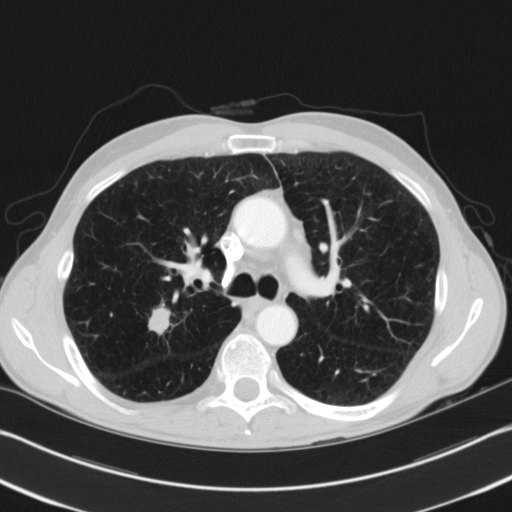
#> input picture lung_img.jpg, 512 x 512 px
$ jupyter execute Untitled.ipynb   (older library calls are emulated)
#> lines starting #> are read from the running program, lines starting #| are printed output that depends on the picture; after the words box and inside, x2 and y2 are one past the last pixel; in counts of white or black regions, pixels touching at a corner belong together
[cell 1]
import cv2
import matplotlib.pyplot as plt
import numpy as np
import time

[cell 2]
img=cv2.imread('lung_img.jpg',0)
#> img is the input picture: shape (512, 512); min 20, max 255, mean 82.5
cv2.imshow("Lung Image",img)
cv2.waitKey()

[cell 3]
th,ostu_img = cv2.threshold(img,0,255,cv2.THRESH_BINARY+cv2.THRESH_OTSU)
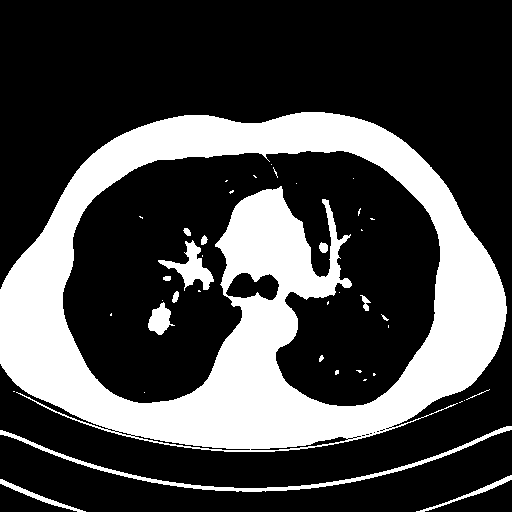
#> ostu_img: shape (512, 512); 28.1% white; 41 white regions (26 under 20 px), largest, box (x1, y1, x2, y2) and area: (0, 112, 507, 452) 68924, (0, 426, 512, 492) 2070, (158, 240, 214, 291) 980
#> th = 118

[cell 4]
cv2.imshow("Ostu Segmentation",ostu_img)
cv2.waitKey()

[cell 5]
from skimage.segmentation import clear_border
img2=clear_border(ostu_img)
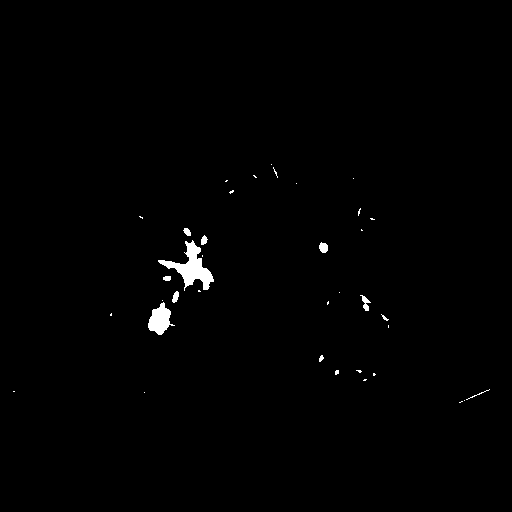
#> img2: shape (512, 512); 0.77% white; 37 white regions (26 under 20 px), largest, box (x1, y1, x2, y2) and area: (158, 240, 214, 291) 980, (148, 302, 175, 335) 495, (319, 242, 328, 253) 76
cv2.imshow("clear_border",img2)
cv2.waitKey()

[cell 6]
img3=255-ostu_img
cv2.imshow("Inverted_image",img3)
cv2.waitKey()

[cell 7]
img4=clear_border(img3)
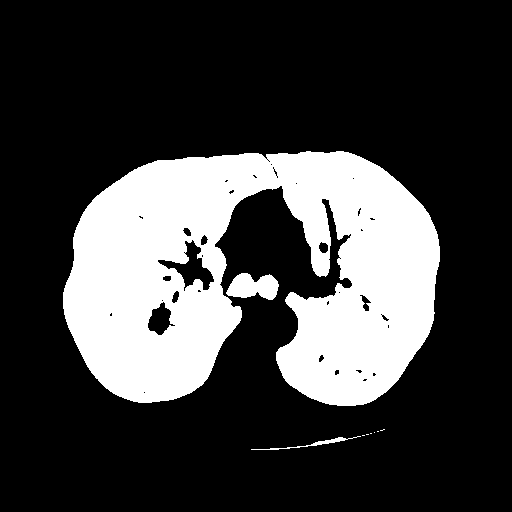
#> img4: shape (512, 512); 24.6% white; 9 white regions (6 under 20 px), largest, box (x1, y1, x2, y2) and area: (63, 151, 440, 406) 63271, (226, 273, 279, 300) 993, (251, 436, 361, 450) 218
cv2.imshow("clear_border1",img4)
cv2.waitKey()

[cell 8]
se_fill=cv2.getStructuringElement(cv2.MORPH_ELLIPSE,(21,21))
img4_fill = cv2.morphologyEx(img4, cv2.MORPH_CLOSE, se_fill)
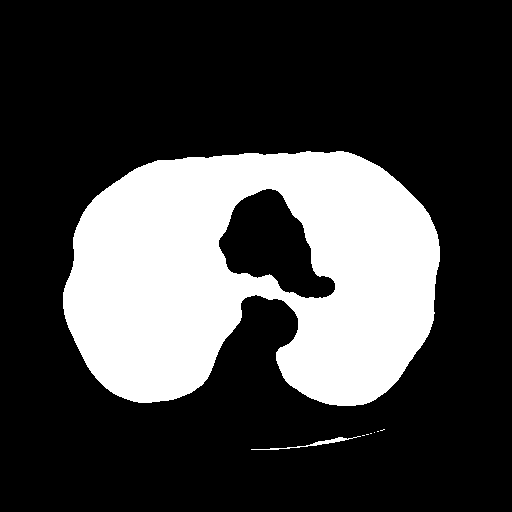
#> img4_fill: shape (512, 512); 25.9% white; 8 white regions (6 under 20 px), largest, box (x1, y1, x2, y2) and area: (63, 151, 440, 406) 67664, (251, 436, 361, 450) 221
cv2.imshow("filled_image",img4_fill)
cv2.waitKey()

[cell 9]
se_open=cv2.getStructuringElement(cv2.MORPH_ELLIPSE,(21,21))
img4_open = cv2.morphologyEx(img4_fill, cv2.MORPH_OPEN, se_open)
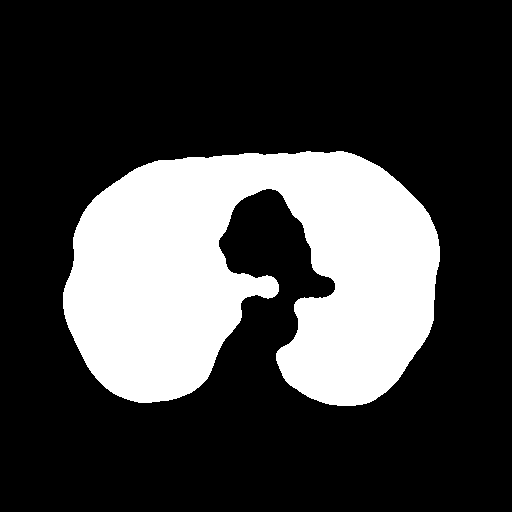
#> img4_open: shape (512, 512); 25.7% white; 1 white region, box (x1, y1, x2, y2) and area: (63, 151, 440, 406) 67340
cv2.imshow("Open_image",img4_open)
cv2.waitKey()

[cell 10]
paren=img & img4_open
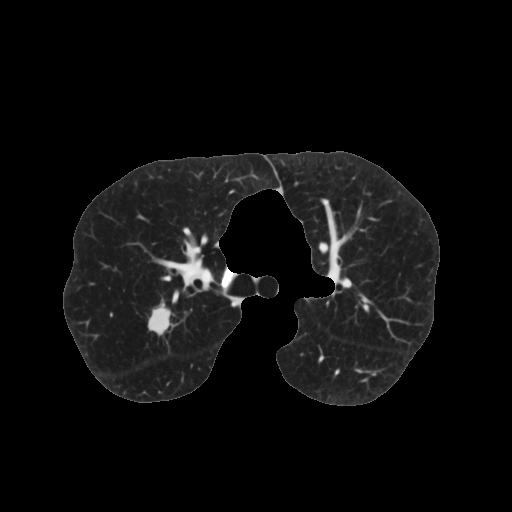
#> paren: shape (512, 512); min 0, max 255, mean 12.8
cv2.imshow("Parenchyma",paren)
cv2.waitKey()

[cell 11]
thos,nod_th = cv2.threshold(paren,100,255,cv2.THRESH_BINARY)
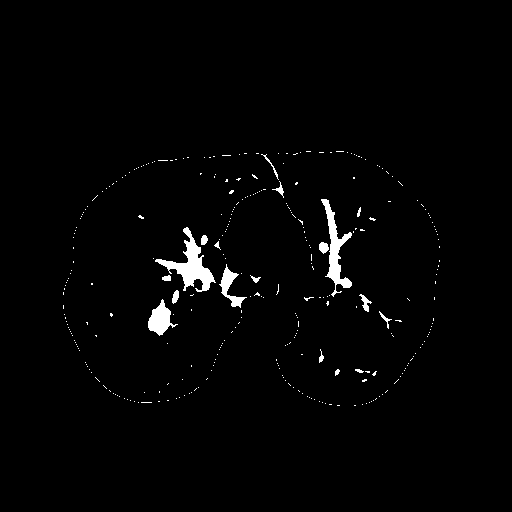
#> nod_th: shape (512, 512); 1.7% white; 321 white regions (303 under 20 px), largest, box (x1, y1, x2, y2) and area: (155, 227, 216, 292) 1202, (321, 199, 352, 297) 943, (148, 299, 178, 336) 537
cv2.imshow("Nodules",nod_th)
cv2.waitKey()

[cell 12]
se_open=cv2.getStructuringElement(cv2.MORPH_ELLIPSE,(3,3))
nodules = cv2.morphologyEx(nod_th, cv2.MORPH_OPEN, se_open)
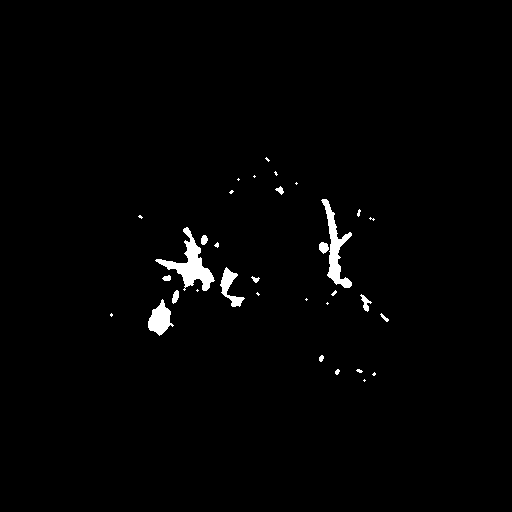
#> nodules: shape (512, 512); 1.4% white; 33 white regions (19 under 20 px), largest, box (x1, y1, x2, y2) and area: (155, 227, 215, 291) 1157, (321, 199, 352, 288) 900, (148, 299, 174, 336) 528
cv2.imshow("Final_Nodules",nodules)
cv2.waitKey()

[cell 13]
nlabels, labels, stats, centroids = cv2.connectedComponentsWithStats(nodules)
#> labels: shape (512, 512) int32; 34 distinct labels, from 0 to 33
#> nlabels = 34; stats = 34 rows, first 6: [0, 0, 512, 512, 258506], [265, 157, 5, 5, 11], [274, 171, 4, 5, 10], [253, 175, 3, 3, 5], [237, 178, 3, 3, 5], [295, 182, 3, 3, 5]; centroids = 34 pairs, first value 111 to 384.1, second value 159 to 380
#nodules_fin = morphology.remove_small_objects(labels, min_size=100, connectivity=2)
cv2.imshow("Final_Nodules",nodules)
cv2.waitKey()

[cell 14]
sizes = stats[1:, -1];
#> sizes = 33 values, max 1157 at index 11, min 5 at index 2, mean 110.2
min_size = 15
nodules1 = np.zeros((labels.shape),dtype='uint8')

[cell 15]
#for every component in the image, you keep it only if it's above min_size
for i in range(0, nlabels-1):
    if sizes[i] >= min_size:
        nodules1[labels == i + 1] = 255
cv2.imshow("Final_Nodules1",nodules1)
cv2.waitKey()
nlabels1, labels1, stats1, centroids1 = cv2.connectedComponentsWithStats(nodules1)
#> labels1: shape (512, 512) int32; 19 distinct labels, from 0 to 18
#> nlabels1 = 19; stats1 = 19 rows, first 6: [0, 0, 512, 512, 258621], [275, 186, 9, 9, 41], [321, 199, 31, 89, 900], [357, 209, 4, 8, 19], [155, 227, 60, 64, 1157], [201, 235, 7, 10, 54]; centroids1 = 19 rows, first 8: [255.7, 255.3], [279.7, 189.9], [335.1, 248.2], [358.4, 212.5], [190.6, 264.9], [203.7, 239.5], [216.5, 244.6], [323.2, 247.1]
#pos1=np.where(stats[3]>10)
#nod1=np.zeros([512,512],dtype='uint8')
all_nod=[]
feat=np.zeros([nlabels1-1,9],dtype='float')
for i in range(1,nlabels1):
    nod1=np.zeros([512,512],dtype='uint8')
    pos=np.where(labels1==i)
    nod1[pos]=nodules1[pos]
    cv2.imshow("nod1",nod1)
    cv2.waitKey()
    all_nod.append(nod1)

    x,y,w,h = cv2.boundingRect(nod1)
    feat[i-1,0] = float(w)/h #Aspect Ratio
    im2, cc, hierarchy = cv2.findContours(nod1.copy(), cv2.RETR_TREE, cv2.CHAIN_APPROX_SIMPLE)
    area = cv2.contourArea(cc[0])
    feat[i-1,1]=area
    rect_area = w*h
    feat[i-1,2]= float(area)/rect_area #Extent
    hull = cv2.convexHull(cc[0])
    hull_area = cv2.contourArea(hull)
    feat[i-1,3]=hull_area #hull area
    feat[i-1,4] = float(area)/hull_area #solidity
    feat[i-1,5] = np.sqrt(4*area/np.pi) #equi_diameter
    [(x,y),(MA,ma),angle] = cv2.fitEllipse(cc[0])
    feat[i-1,6] =angle
#> this loop made 18 passes
#> pass 1, `cv2.imshow("nod1",nod1)`:
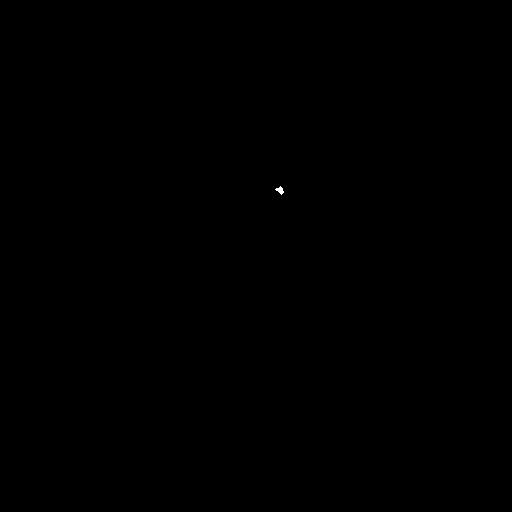
#> window 'nod1': shape (512, 512); 0.02% white; 1 white region, box (x1, y1, x2, y2) and area: (275, 186, 284, 195) 41
#> pass 2, `cv2.imshow("nod1",nod1)`:
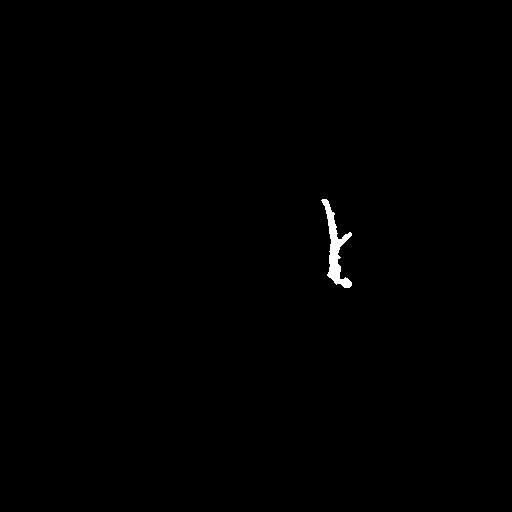
#> window 'nod1': shape (512, 512); 0.34% white; 1 white region, box (x1, y1, x2, y2) and area: (321, 199, 352, 288) 900
#> after the loop: nod1: shape (512, 512); 0.01% white in thin lines or dots, all inside (x1, y1, x2, y2) = (356, 369, 363, 373)
#> after the loop, all_nod = 18 items

feat[:,7]=centroids1[1:,0]
feat[:,8]=centroids1[1:,1]
